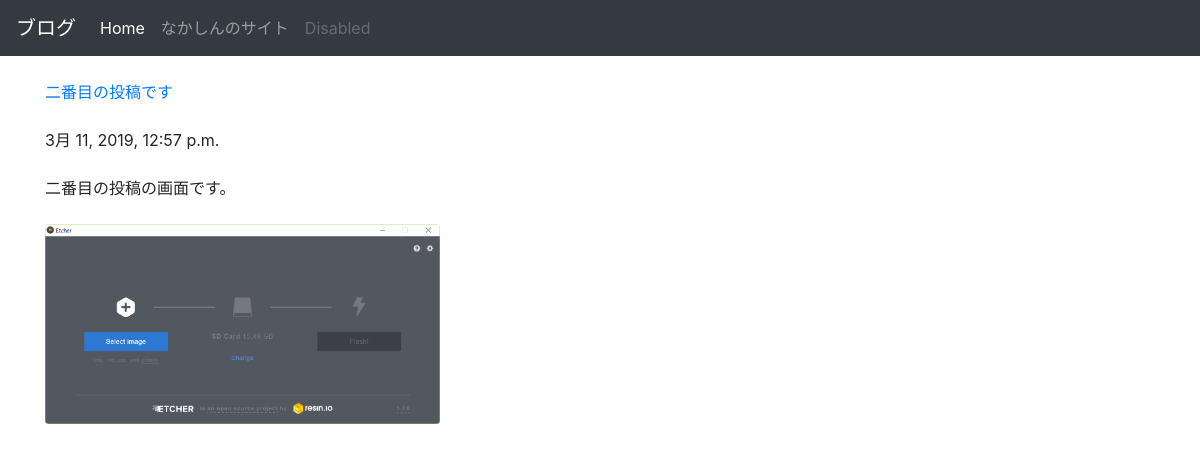
Page /posts/2/ on the committed database.
### posts/models.py (models this page shows, shortened)
class post(models.Model):
    title = models.CharField(max_length=100)
    published = models.DateTimeField()
    image = models.ImageField(upload_to='media/')
    body = models.TextField()

### posts/views.py (the view)
# urls.py: url(r'^posts/(?P<post_id>[0-9]+)/$',views.post_detail,name="post_detail"),
def post_detail(request,post_id):
    postObj = get_object_or_404(post,pk=post_id)
    return render(request, 'posts/post_detail.html',{'post':postObj})

### posts/templates/posts/post_detail.html (shortened to what this page needs)
<html lang = "ja-jp">
<head>
      <link rel="stylesheet" href="https://stackpath.bootstrapcdn.com/bootstrap/4.3.1/css/bootstrap.min.css">
<body>
  <nav class="navbar navbar-expand-lg navbar-dark bg-dark">
  <a class="navbar-brand" href="#">ブログ</a>
  <div class="collapse navbar-collapse" id="navbarSupportedContent">
    <ul class="navbar-nav mr-auto">
      <li class="nav-item active">
        <a class="nav-link" href="#">Home <span class="sr-only">(current)</span></a>
      </li>
      <li class="nav-item">
        <a class="nav-link" href="http://nakasin.site/">なかしんのサイト</a>
      </li>
      <li class="nav-item">
        <a class="nav-link disabled" href="#" tabindex="-1" aria-disabled="true">Disabled</a>
      </li>
    </ul>
  </div>
</nav>
<div class="container">
  <br/>
  <a href="{% url 'post_detail' post.id %}">{{post.title}}</a>
  <br/><br/>
  {{post.published}}
  <br/><br/>
  {{post.body}}
  <br/><br/>
  <img src="{{post.image.url}}" class="img-fluid rounded" style="max-height:200px;" >
  <br/><br/>
</div>
</body>
</html>

### rows in the picture
post: title "二番目の投稿です", published "3月 11, 2019, 12:57 p.m.", body "二番目の投稿の画面です。", image (picture)
